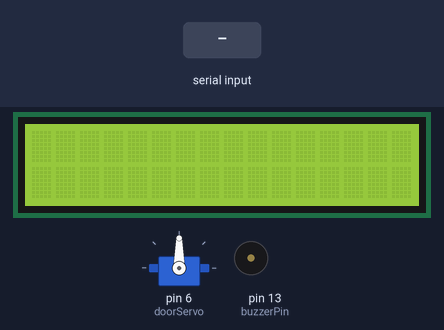
This sketch was run on a simulated Arduino Uno, built with avr-gcc and run on an emulated ATmega328P. On the bench: servo, 16×2 character LCD, buzzer (waves = sounding). The inputs (shaded band) are chosen by the test bench. What the sketch prints to the serial monitor is not drawn.

Above: at 1.2 s.
1.3 s: "H" received over Serial
At 1.46 s:
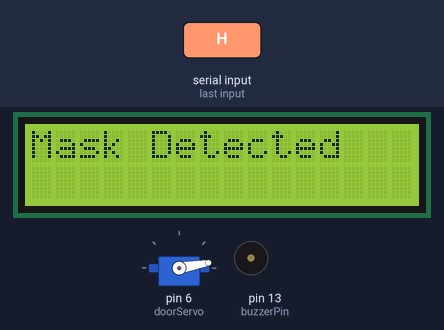
At 2.9 s:
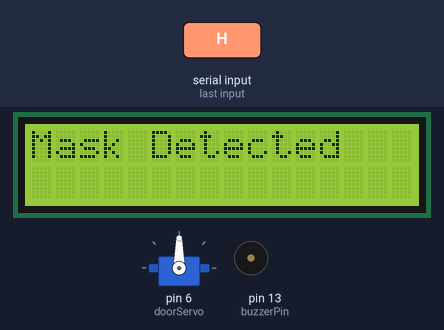
3.1 s: "L" received over Serial
At 4.8 s:
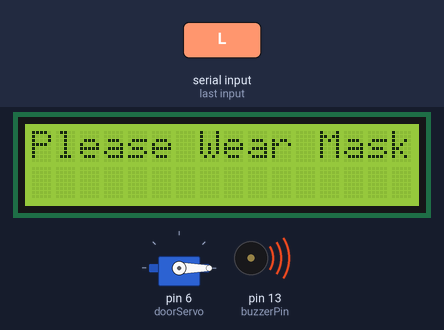
Timing chart, 0 to 6.3 s (numbered marks = the images above; inputs shaded):
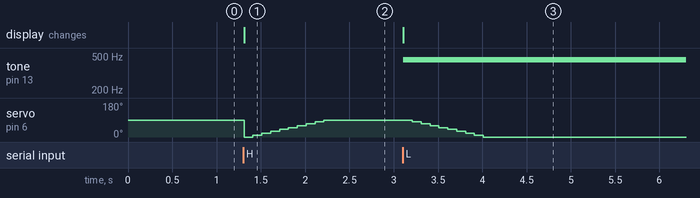

Measured:
- after the input at 1.3 s, servo on pin 6 (doorServo): 90° → 0° at once, → 10° 0.10 s later, → 20° 0.10 s later, → 30° 0.10 s later, … (10 changes in this stretch); the display: changes at once (image 1)
- after the input at 3.1 s, tone on pin 13 (buzzerPin): silent → 450 Hz at once; servo on pin 6 (doorServo): moves from 90° to 0° over 0.80 s, starting after 0.11 s; the display: changes at once (image 3)

The sketch:

msdCode.ino
```cpp
#include <LiquidCrystal.h>
#include <Servo.h>

const int buzzerPin = 13;
int incomingByte;
const int rsPin = 7, enPin = 8, d4Pin = 9, d5Pin = 10, d6Pin = 11, d7Pin = 12;
LiquidCrystal lcd(rsPin, enPin, d4Pin, d5Pin, d6Pin, d7Pin);
Servo doorServo;

void setup() {
  Serial.begin(9600);
  doorServo.attach(6);
  pinMode(buzzerPin, OUTPUT);
  lcd.begin(16, 2);
  Serial.println("Setup");
}

void loop() {
  Serial.println("Loop");

  if (Serial.available() > 0) {
    incomingByte = Serial.read();

    if (incomingByte == 'H') {
      noTone(buzzerPin);
      lcd.clear();
      lcd.setCursor(0, 0);
      lcd.print("Mask Detected");

      for (int pos = 0; pos <= 90; pos += 10) {
        doorServo.write(pos);
        delay(100);
        Serial.println("OPEN");
      }
    } else if (incomingByte == 'L') {
      tone(buzzerPin, 450);
      lcd.clear();
      lcd.setCursor(0, 0);
      lcd.print("Please Wear Mask");

      for (int pos = 90; pos >= 0; pos -= 10) {
        doorServo.write(pos);
        delay(100);
        Serial.println("Closed");
      }
    } else if (incomingByte == 'N') {
      doorServo.write(0);
    }
  }
}
```
